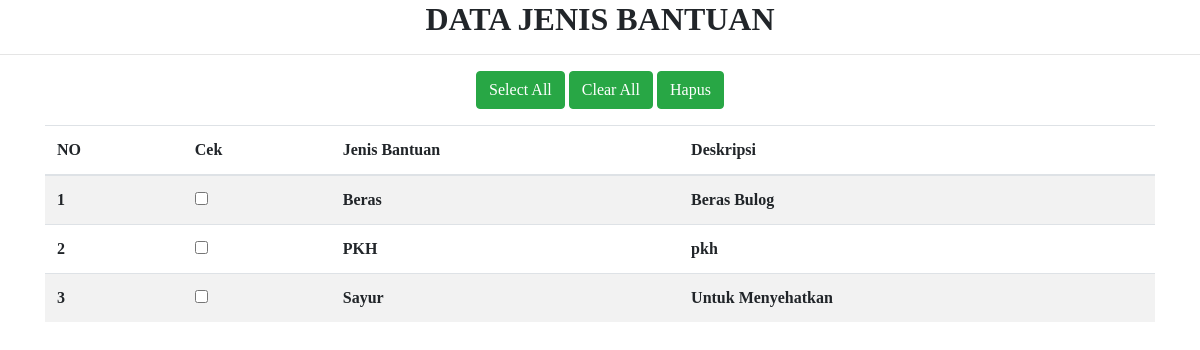
The page /login/admin/jns_bantuan.php on the database its author committed.
### tables this page shows
CREATE TABLE `jns_bantuan` (
  `id_jns_bantuan` int(5) NOT NULL,
  `nm_bantuan` varchar(100) NOT NULL,
  `des` text NOT NULL
);

### login/admin/jns_bantuan.php (the view, shortened to what this page needs)
<!DOCTYPE html>
<html>
	<head> <title>Tampil Jenis Bantuan</title>
	<link href="style.css" rel="stylesheet" type="text/css">
    <link href="bs/bootstrap.min.css" rel="stylesheet" type="text/css">
	</head>
	<body>
	<fieldset><font face="Century Gothic"><b>
	 <h2 class="FONT"><center><b>DATA JENIS BANTUAN</b></center></h2>
        <hr/>
		<form action="hapus_jns_bantuan.php" method="post">
			<p align="center">
				<input class="btn btn-success" type="button" onclick="cek(this.form.cekbox)" value="Select All"  />
		        <input class="btn btn-success" type="button" onclick="uncek(this.form.cekbox)" value="Clear All"  />
		        <input class="btn btn-success" type="submit" value="Hapus" name="submit" onclick="return confirm('Apakah anda yakin akan menghapus data ini?')"/>
	    	</p>
		<div class="container">
		<table class="table table-striped" >
				<thead><tr><th>NO</th><th>Cek</th><th>Jenis Bantuan</th><th>Deskripsi</th></tr></thead>
				<tbody>
				<?php
				$sql = "SELECT nm_bantuan,des from jns_bantuan";
				$result = mysql_query($sql) or die("test Invalid query: " .mysql_error());
				$no=0;
			while ($row = mysql_fetch_array($result))
			{ $no++; ?>
				<tr>
					<td align="left" > <?php echo $no;?> </td>
					<td align="left"><input type="checkbox" id="cekbox" name="cekbox[]" value="<?php echo $row['nm_bantuan'] ?>"/></td>
					<td align="left" > <?php echo $row['nm_bantuan'];?> </td>
					<td align="left" > <?php echo $row['des'];?> </td>
				</tr>
			<?php
			}
			?>
			</tbody>
		</table>
		</div>
	</body>
</html>

### rows shown on the page
jns_bantuan: nm_bantuan "Beras", des "Beras Bulog"
jns_bantuan: nm_bantuan "PKH", des "pkh"
jns_bantuan: nm_bantuan "Sayur", des "Untuk Menyehatkan"
